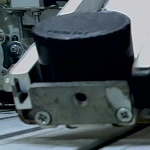
#> input picture project/foto_webcam_black.jpg, 150 x 150 px, given in place of the camera
$ python receive_camera.py
#> lines starting #> are read from the running program, lines starting #| are printed output that depends on the picture; after the words box and inside, x2 and y2 are one past the last pixel; in counts of white or black regions, pixels touching at a corner belong together
#> further down, frame is the input picture: shape (150, 150, 3); mean B, G, R 82.9, 78.6, 68.9
import cv2
import numpy as np

def detect_colors(image):
    # Convertendo a imagem para o espaço de cores HSV
    hsv_image = cv2.cvtColor(image, cv2.COLOR_BGR2HSV)
#> hsv_image: shape (150, 150, 3); mean H, S, V 99, 97.1, 83.9

    # Definindo os intervalos de cor para vermelho e preto
    lower_red = np.array([0, 100, 100])  # Limite inferior para a cor vermelha
    upper_red = np.array([10, 255, 255])  # Limite superior para a cor vermelha

    lower_black = np.array([0, 0, 0])  # Limite inferior para a cor preta
    upper_black = np.array([180, 255, 30])  # Limite superior para a cor preta

    # Criando máscaras para as cores vermelha e preta
    mask_red = cv2.inRange(hsv_image, lower_red, upper_red)
#> mask_red: shape (150, 150); every value is 0
    mask_black = cv2.inRange(hsv_image, lower_black, upper_black)
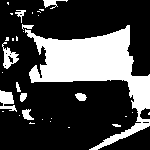
#> mask_black: shape (150, 150); 27.9% white; 32 white regions (21 under 20 px)

    # Encontrando contornos na máscara
    contours_red, _ = cv2.findContours(mask_red, cv2.RETR_EXTERNAL, cv2.CHAIN_APPROX_SIMPLE)
#> contours_red = []
    contours_black, _ = cv2.findContours(mask_black, cv2.RETR_EXTERNAL, cv2.CHAIN_APPROX_SIMPLE)
#> contours_black = 32 contours, 23 with area under 20; largest, box (x1, y1, x2, y2) and area: (25, 25, 150, 150) 5025, (2, 42, 19, 69) 182, (0, 90, 17, 112) 174, (22, 109, 34, 120) 61, (43, 0, 68, 9) 57

    # Desenhando contornos na imagem original
    image_with_contours_red = image.copy()
    image_with_contours_black = image.copy()

    cv2.drawContours(image_with_contours_red, contours_red, -1, (0, 0, 255), 2)
    cv2.drawContours(image_with_contours_black, contours_black, -1, (0, 0, 0), 2)
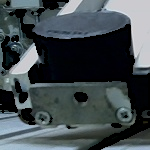
#> image_with_contours_black: shape (150, 150, 3); 15.56% of pixels changed, all inside (x1, y1, x2, y2) = (0, 0, 150, 150)

    return image_with_contours_red, image_with_contours_black

# Captura de vídeo da webcam
video = cv2.VideoCapture(0)

while True:
    ret, frame = video.read()
    if not ret:
        break

    # Chamando a função para detectar as cores vermelha e preta
    frame_red, frame_black = detect_colors(frame)

    # Exibindo as imagens
    cv2.imshow("Red Objects", frame_red)
    cv2.imshow("Black Objects", frame_black)

    # Pressione 'q' para sair
    if cv2.waitKey(1) & 0xFF == ord('q'):
#> (key q is pressed here)
        break

# Liberando a captura de vídeo e fechando as janelas
video.release()
cv2.destroyAllWindows()

$ run again, on project/foto_webcam_nothing.jpg
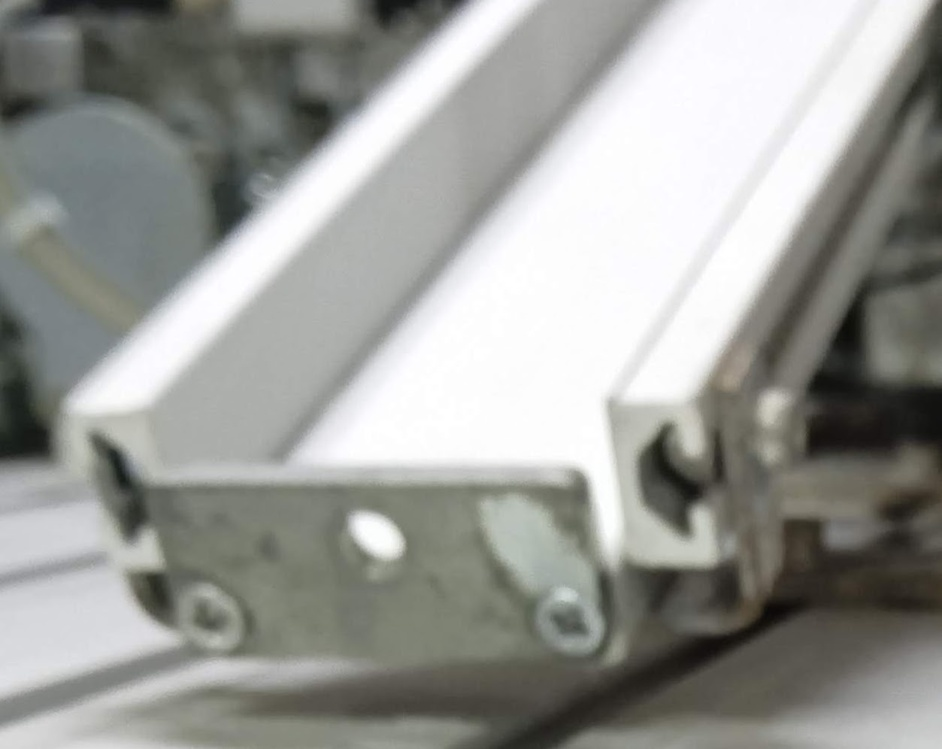
#> input picture project/foto_webcam_nothing.jpg, 942 x 749 px, shrunk from 1253 x 996 before the run, given in place of the camera
#> frame is the input picture: shape (749, 942, 3); mean B, G, R 151.1, 155, 154
#> hsv_image: shape (749, 942, 3); mean H, S, V 48.1, 15.6, 156.3
#> mask_red: shape (749, 942); every value is 0
#> in detect_colors, `mask_black = cv2.inRange(hsv_image, lower_black, upper_black)`:
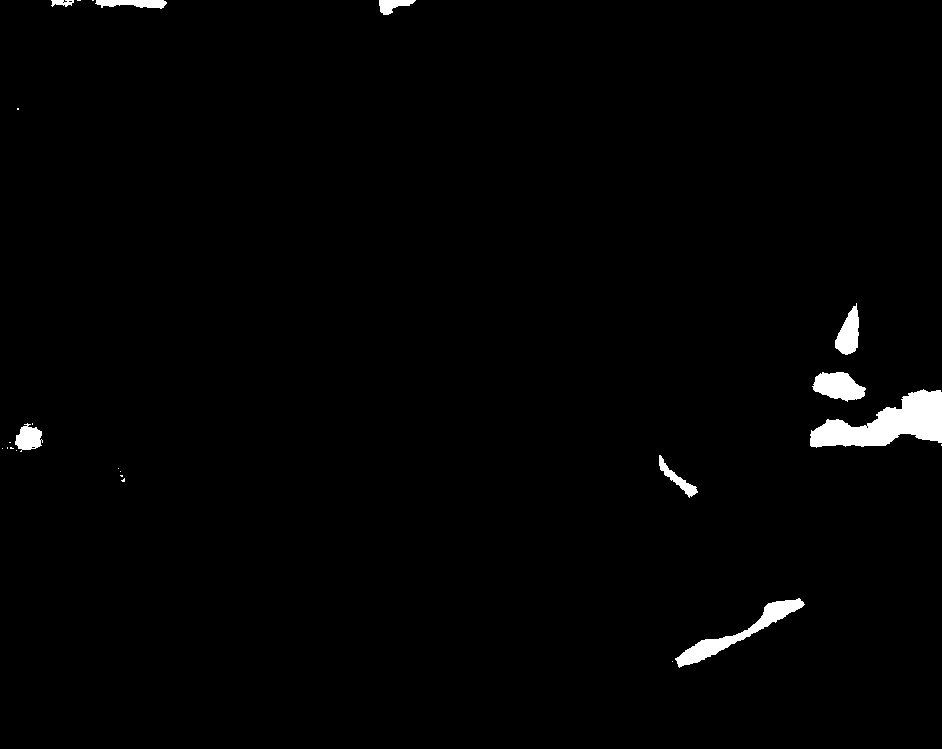
#> mask_black: shape (749, 942); 1.4% white; 24 white regions (15 under 20 px)
#> contours_red = []
#> contours_black = 24 contours, 15 with area under 20; largest, box (x1, y1, x2, y2) and area: (810, 389, 942, 448) 3976, (675, 598, 805, 668) 1636, (812, 372, 866, 402) 1018, (835, 303, 859, 355) 705, (15, 423, 43, 452) 470
#> image_with_contours_black: shape (749, 942, 3); 0.68% of pixels changed, all inside (x1, y1, x2, y2) = (1, 0, 942, 669)

$ run again, on project/foto_webcam_red.png
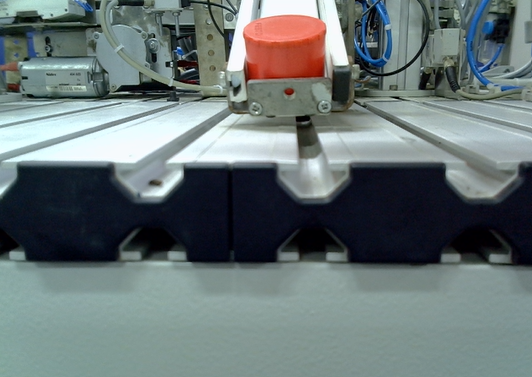
#> input picture project/foto_webcam_red.png, 532 x 377 px, given in place of the camera
#> frame is the input picture: shape (377, 532, 3); mean B, G, R 117.6, 117.2, 105.4
#> hsv_image: shape (377, 532, 3); mean H, S, V 87.7, 68.6, 123.8
#> in detect_colors, `mask_red = cv2.inRange(hsv_image, lower_red, upper_red)`:
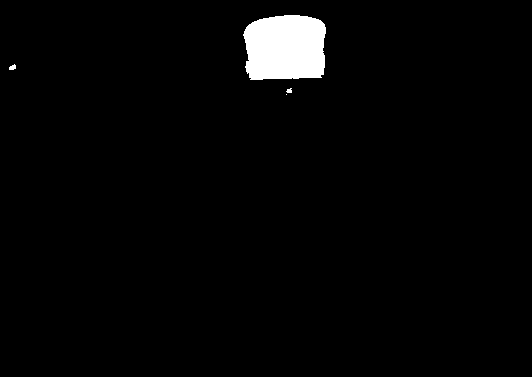
#> mask_red: shape (377, 532); 2.4% white; 4 white regions (1 under 20 px), largest, box (x1, y1, x2, y2) and area: (243, 15, 326, 80) 4761, (9, 64, 16, 70) 30, (286, 88, 292, 93) 22
#> mask_black: shape (377, 532); 15.5% white; 274 white regions (236 under 20 px)
#> contours_red = 4 contours, 2 with area under 20; largest, box (x1, y1, x2, y2) and area: (243, 15, 326, 80) 4630, (9, 64, 16, 70) 20
#> contours_black = 273 contours, 250 with area under 20; largest, box (x1, y1, x2, y2) and area: (0, 167, 532, 266) 27981, (489, 7, 515, 43) 316, (115, 79, 174, 93) 284, (332, 79, 348, 102) 184, (355, 35, 428, 76) 152
#> image_with_contours_red: shape (377, 532, 3); 0.49% of pixels changed, all inside (x1, y1, x2, y2) = (8, 14, 327, 96)
#> in detect_colors, `cv2.drawContours(image_with_contours_black, contours_black, -1, (0, 0,..`:
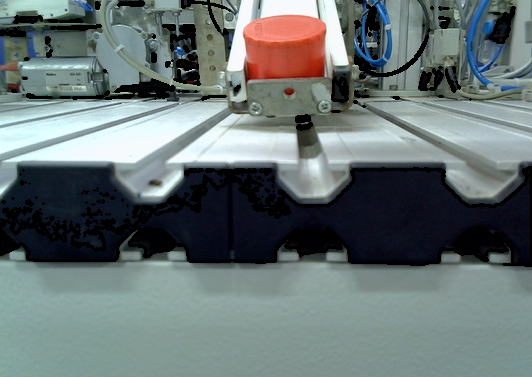
#> image_with_contours_black: shape (377, 532, 3); 7.73% of pixels changed, all inside (x1, y1, x2, y2) = (0, 0, 532, 267)
